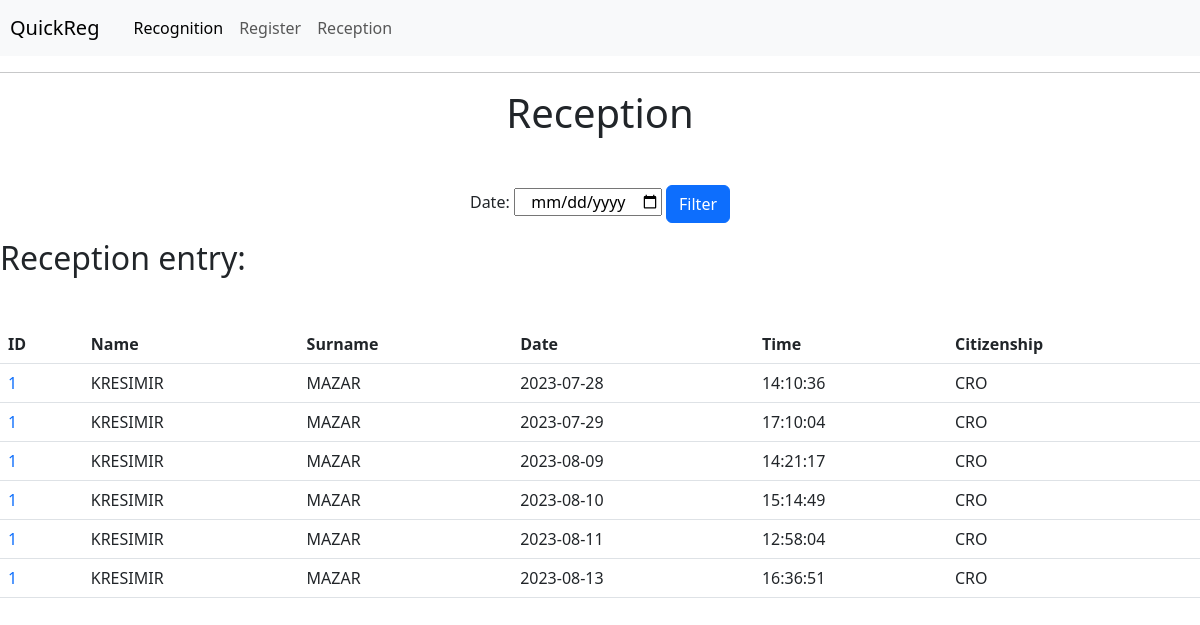
Page /reception on the earlier database version.
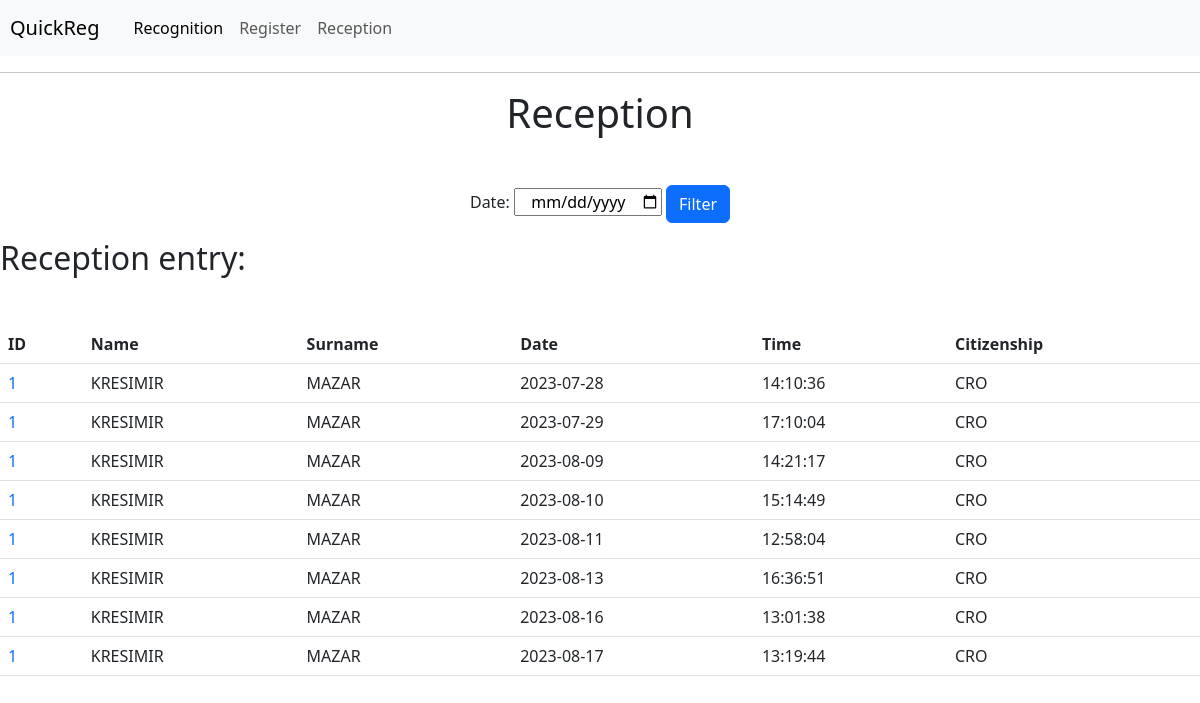
Same page on the later database version.
### app/models.py (models this page shows, shortened)
class Reception(db.Model):
    id = db.Column(db.Integer, primary_key=True)
    user_id = db.Column(db.Integer, db.ForeignKey('user.id'), nullable=False)
    entry_date = db.Column(db.Date, nullable=False)
    entry_time = db.Column(db.Time, nullable=False)
    user = db.relationship('User', backref='receptions')

class User(UserMixin, db.Model):
    id = db.Column(db.Integer, primary_key=True)
    name = db.Column(db.String(128))
    surname = db.Column(db.String(128))
    picture = db.Column(db.LargeBinary)
    sex = db.Column(db.String(10), nullable=True)
    country = db.Column(db.String(100), nullable=True)
    citizenship = db.Column(db.String(100), nullable=True)
    date_of_birth = db.Column(db.Date)
    date_of_registration = db.Column(db.Date)
    identity_card_number = db.Column(db.String(50))
    date_of_expiry = db.Column(db.Date)
    residence = db.Column(db.String(200))
    issued_by = db.Column(db.String(200))
    oib = db.Column(db.String(20))
    front_document = db.Column(db.LargeBinary)
    back_document = db.Column(db.LargeBinary)

### app/routes.py (the view)
@app.route('/reception', methods=['GET'])
def reception():
    selected_date_str = request.args.get('date')
    if selected_date_str:
        selected_date = datetime.strptime(selected_date_str, '%Y-%m-%d').date()
        entries = Reception.query.filter(Reception.entry_date == selected_date).options(joinedload(Reception.user)).all()
    else:
        entries = Reception.query.all()
    today_date = datetime.now().strftime('%d-%m-%Y')
    return render_template('reception.html', entries=entries, today_date=today_date)

### app/templates/reception.html (shortened to what this page needs)
{% extends "base.html" %}
{% block content %}
    <h1 class="text-center mb-5">Reception</h1>
    <div class="mb-3 text-center">
        <label for="entry_date" class="form-label text-center">Date:</label>
        <input type="date" id="entry_date" class="text-center" name="entry_date" value="{{ today_date }}" class="form-control date-input">
        <a href="#" id="filter-btn" class="btn btn-primary">Filter</a>
    </div>
    {% if entries %}
        <h2 class=" mb-5">Reception entry:</h2>
        <table class="table">
            <thead>
                <tr>
                    <th>ID</th>
                    <th>Name</th>
                    <th>Surname</th>
                    <th>Date</th>
                    <th>Time</th>
                    <th>Citizenship</th>
                </tr>
            </thead>
            <tbody id="table-body">
                {% for entry in entries %}
                <tr>
                    <td><a href="{{ url_for('profile', user_id=entry.user.id) }}" style="text-decoration: none;">{{ entry.user.id }}</a></td>
                    <td>{{ entry.user.name }}</td>
                    <td>{{ entry.user.surname }}</td>
                    <td>{{ entry.entry_date.strftime('%Y-%m-%d') }}</td>
                    <td>{{ entry.entry_time.strftime('%H:%M:%S') }}</td>
                    <td>{{ entry.user.citizenship}}</td>
                </tr>
                {% endfor %}
            </tbody>
        </table>
    {% endif %}
{% endblock %}

### app/templates/base.html (shortened to what this page needs)
<html>
    <head>
        <link rel="stylesheet" href="{{ url_for('static', filename='css/base.css') }}">
        <link href="https://cdn.jsdelivr.net/npm/bootstrap@5.3.0/dist/css/bootstrap.min.css" rel="stylesheet">
    </head>
    <body>
        <nav class="navbar navbar-expand-lg navbar-light bg-light">
            <a class="navbar-brand" href="{{ url_for('welcome') }}">QuickReg</a>
            <div class="collapse navbar-collapse" id="navbarNavAltMarkup">
              <div class="navbar-nav">
                <a class="nav-item nav-link active" href="{{ url_for('recognition') }}">Recognition</a>
                <a class="nav-item nav-link" href="{{ url_for('register') }}">Register</a>
                <a class="nav-item nav-link" href="{{ url_for('reception') }}">Reception</a>
              </div>
            </div>
          </nav>
        <hr>
        {% block content %}{% endblock %}
    </body>
</html>

### app/static/css/base.css (style rules this page uses)
nav { background-color: #555; color: #fff; padding: 5px; }
nav a { color: #fff; text-decoration: none; padding: 5px 10px; }

Differences in the rows shown:
added Reception: user.id "1", user.name "KRESIMIR", user.surname "MAZAR", entry_date "2023-08-16", entry_time "13:01:38", user.citizenship "CRO"
added Reception: user.id "1", user.name "KRESIMIR", user.surname "MAZAR", entry_date "2023-08-17", entry_time "13:19:44", user.citizenship "CRO"
